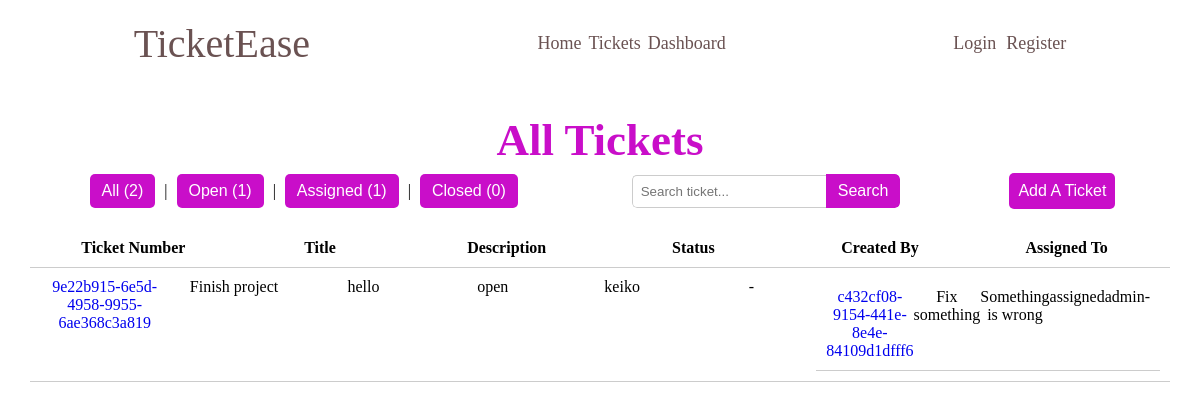
The page /tickets/ on the database its author committed.
### tickets/models.py (models this page shows, shortened)
class Ticket(models.Model):
    STATUS = (
        ('open', 'open'),
        ('assigned', 'assigned'),
        ('closed', 'closed'),
    )
    ticket_id = models.UUIDField(default=uuid.uuid4)
    slug = models.SlugField(unique=True)
    title = models.CharField(max_length=100)
    description = models.TextField()
    status = models.CharField(max_length=100, choices=STATUS, default='open')
    attachments = models.ImageField(null=True, blank=True, upload_to='attachments/')
    created_by = models.ForeignKey(CustomUser, on_delete=models.SET_NULL, null=True, related_name='created_by')
    assigned_to = models.ForeignKey(CustomUser, on_delete=models.SET_NULL, null=True, blank=True, related_name='assigned_to')
    accepted_on = models.DateTimeField(null=True, blank=True)
    closed_on = models.DateTimeField(null=True, blank=True)
    updated_on = models.DateTimeField(auto_now=True)
    created_on = models.DateTimeField(auto_now_add=True)

### accounts/models.py (models this page shows)
class CustomUser(AbstractUser):
    USER_TYPE = (
        ('client', 'client'),
        ('engineer', 'engineer'),
    )
    email = models.EmailField()
    bio = models.TextField()
    user_type = models.CharField(max_length=10, choices=USER_TYPE, default='client')
    avatar = models.ImageField(null=True, default="avatars/default_avatar.svg", upload_to='avatars/')

### tickets/views.py (the view, shortened to what this page needs)
# urls.py: path('tickets/', ticketsView, name='tickets-view'),
def ticketsView(request):
    tickets = Ticket.objects.all()
    status = request.GET.get('status')  # to filter by status
    query = request.GET.get('q')  # search parameter
    if status:
        tickets = Ticket.objects.filter(status=status)
    tickets = tickets.order_by('-status', '-created_on')
    all_count = Ticket.objects.count()
    open_count = Ticket.objects.filter(status='open').count()
    assigned_count = Ticket.objects.filter(status='assigned').count()
    closed_count = Ticket.objects.filter(status='closed').count()
    context = {
        'tickets': tickets,
        'open_count': open_count,
        'assigned_count': assigned_count,
        'closed_count': closed_count,
        'all_count': all_count,
        'selected_status': status,
    }
    return render(request, 'tickets/tickets-view.html', context)

### tickets/templates/tickets/tickets-view.html (shortened to what this page needs)
{% extends 'tickets/index.html' %}
{% load static %}
{% block css %}
    <link rel="stylesheet" href="{% static  'tickets/styles/tickets.css' %}">
{% endblock %}
{% block content %}
    <section class="ticket-container">
        <div class="title">
            <h1>All Tickets</h1>
        </div>
        <section class="search-filters">
            <section class="status-filters">
                <div class="filter-btns">
                    <button>
                        <a href="{% url 'tickets-view' %}?status=" style="color: white;">All ({{ all_count }})</a>
                    </button>
                    |
                    <button>
                        <a href="{% url 'tickets-view' %}?status=open" style="color: white;">Open ({{ open_count }})</a>
                    </button>
                    |
                    <button>
                        <a href="{% url 'tickets-view' %}?status=assigned" style="color: white;">Assigned ({{ assigned_count }})</a>
                    </button>
                    |
                    <button>
                        <a href="{% url 'tickets-view' %}?status=closed" style="color: white;">Closed ({{ closed_count }})</a>
                    </button>
                </div>
            </section>
            <section class="search-bar-container">
                <form class="search-bar method="GET" action="{% url 'tickets-view' %}">
                    <input type="text" name="q" placeholder="Search ticket...">
                    <button type="submit">Search</button>
                </form>
            </section>
            <section class="create-ticket">
                <form method="post" action="{% url 'create-ticket' %}">
                    <button type="submit"><a href="{% url 'create-ticket' %}" style="color: white;">Add A Ticket</a></button>
                </form>
            </section>
        </section>
        <section class="ticket-list">
            <div class="ticket-row header">
                <div>Ticket Number</div>
                <div>Title</div>
                <div>Description</div>
                <div>Status</div>
                <div>Created By</div>
                <div>Assigned To</div>
            </div>
            {% for ticket in tickets %}
            <div class="ticket-row">
                <div> <a href="{% url 'ticket-details' slug=ticket.slug %}">{{ ticket.ticket_id }}</a></div>
                <div>{{ ticket.title }}</div>
                <div>{{ ticket.description }}</div>
                <div>{{ ticket.status }}</div>
                <div>{{ ticket.created_by.username }}</div>
                {% if assingned_to %}
                    <div>{{ ticket.assingned_to.username }}</div>
                {% else %}
                    <div><p>-</p></div>
                {% endif %}
            {% empty %}
                <div class="empty">
                    <p>There are no tickets</p>
                </div>
            </div>
            {% endfor %}
        </section>
    </section>
{% endblock %}

### tickets/static/tickets/styles/main.css (style rules this page uses)
:root { --box-shadow: 1px 1px 3px 1px rgba(0, 0, 0, 0.15); --button-color: rgb(201, 14, 201); --button-color-hover: rgb(128, 0, 128); --text-color: rgba(52, 19, 19, 0.733); --text-color-light: white; --title-color: rgb(201, 14, 201); }
* { margin: 0; padding: 0; box-sizing: border-box; }
a { cursor: pointer; text-decoration: none; }
button { background-color: var(--button-color); border-color: transparent; border-radius: 5px; color: var(--text-color-light); font-size: 16px; padding: 7px; width: fit-content; }
.title { text-align: center; padding: 7px; color: var(--title-color); font-size: 30px; }
.search-bar-container { display: flex; align-items: center; }
.search-bar { display: flex; align-items: center; border-radius: 5px; overflow: hidden; }
.search-bar input[type="text"] { padding: 8px; border: 1px solid #ccc; border-right: none; border-radius: 5px 0 0 5px; }
.search-bar button { padding: 8px 12px; background-color: var(--button-color); color: var(--text-color-light); border: none; border-radius: 0 5px 5px 0; }

### tickets/static/tickets/styles/tickets.css (style rules this page uses)
.ticket-container { margin-bottom: 20px; padding: 10px; }
.search-filters { align-items: center; display: flex; justify-content: space-around; margin-bottom: 20px; }
.status-filters { display: flex; align-items: center; }
.filter-btns button { background-color: var(--button-color); border: none; border-radius: 5px; padding: 8px 12px; margin: 0 5px; }
.filter-btns a { color: white; text-decoration: none; }
.ticket-list { display: flex; flex-direction: column; margin-top: 20px; }
.ticket-row { display: flex; justify-content: space-between; padding: 10px; border-bottom: 1px solid #ccc; }
.ticket-row.header { font-weight: bold; }
.ticket-row > div { flex: 1; text-align: center; }

### rows shown on the page
Ticket: ticket_id "9e22b915-6e5d-4958-9955-6ae368c3a819", title "Finish project", description "hello", status "open", created_by.username "keiko"
Ticket: ticket_id "c432cf08-9154-441e-8e4e-84109d1dfff6", title "Fix something", description "Something is wrong", status "assigned", created_by.username "admin"

### other values the page prints
{{ all_count }} "2"
{{ open_count }} "1"
{{ assigned_count }} "1"
{{ closed_count }} "0"
